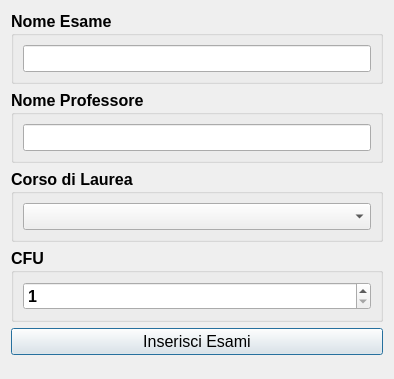
<?xml version="1.0" encoding="UTF-8"?>
<ui version="4.0">
 <class>segreteria_dialog_inserisci_esame</class>
 <widget class="QDialog" name="segreteria_dialog_inserisci_esame">
  <property name="geometry">
   <rect>
    <x>0</x>
    <y>0</y>
    <width>394</width>
    <height>379</height>
   </rect>
  </property>
  <property name="windowTitle">
   <string>StudiSync - Segreteria Inserisci Esame</string>
  </property>
  <layout class="QGridLayout" name="gridLayout">
   <item row="6" column="0">
    <spacer name="verticalSpacer_7">
     <property name="orientation">
      <enum>Qt::Vertical</enum>
     </property>
     <property name="sizeHint" stdset="0">
      <size>
       <width>20</width>
       <height>40</height>
      </size>
     </property>
    </spacer>
   </item>
   <item row="0" column="0">
    <spacer name="verticalSpacer_6">
     <property name="orientation">
      <enum>Qt::Vertical</enum>
     </property>
     <property name="sizeHint" stdset="0">
      <size>
       <width>10</width>
       <height>26</height>
      </size>
     </property>
    </spacer>
   </item>
   <item row="5" column="0">
    <widget class="QPushButton" name="InsertEsameButton">
     <property name="font">
      <font>
       <pointsize>12</pointsize>
      </font>
     </property>
     <property name="text">
      <string>Inserisci Esami</string>
     </property>
    </widget>
   </item>
   <item row="2" column="0">
    <widget class="QGroupBox" name="groupBox_2">
     <property name="font">
      <font>
       <pointsize>12</pointsize>
       <weight>75</weight>
       <bold>true</bold>
      </font>
     </property>
     <property name="title">
      <string>Nome Professore</string>
     </property>
     <layout class="QVBoxLayout" name="verticalLayout_2">
      <item>
       <widget class="QLineEdit" name="NomeProfessoreField">
        <property name="font">
         <font>
          <pointsize>12</pointsize>
          <weight>50</weight>
          <bold>false</bold>
         </font>
        </property>
        <property name="text">
         <string/>
        </property>
       </widget>
      </item>
     </layout>
    </widget>
   </item>
   <item row="3" column="0">
    <widget class="QGroupBox" name="groupBox_3">
     <property name="font">
      <font>
       <pointsize>12</pointsize>
       <weight>75</weight>
       <bold>true</bold>
      </font>
     </property>
     <property name="title">
      <string>Corso di Laurea</string>
     </property>
     <layout class="QVBoxLayout" name="verticalLayout_3">
      <item>
       <widget class="QComboBox" name="comboBoxLaurea"/>
      </item>
     </layout>
    </widget>
   </item>
   <item row="1" column="0">
    <widget class="QGroupBox" name="groupBox">
     <property name="font">
      <font>
       <pointsize>12</pointsize>
       <weight>75</weight>
       <bold>true</bold>
      </font>
     </property>
     <property name="title">
      <string>Nome Esame</string>
     </property>
     <layout class="QVBoxLayout" name="verticalLayout">
      <item>
       <widget class="QLineEdit" name="NomeEsameField">
        <property name="font">
         <font>
          <pointsize>12</pointsize>
          <weight>50</weight>
          <bold>false</bold>
         </font>
        </property>
        <property name="text">
         <string/>
        </property>
       </widget>
      </item>
     </layout>
    </widget>
   </item>
   <item row="4" column="0">
    <widget class="QGroupBox" name="groupBox_4">
     <property name="font">
      <font>
       <pointsize>12</pointsize>
       <weight>75</weight>
       <bold>true</bold>
      </font>
     </property>
     <property name="title">
      <string>CFU</string>
     </property>
     <layout class="QVBoxLayout" name="verticalLayout_5">
      <item>
       <widget class="QSpinBox" name="CFUSpinBox">
        <property name="minimum">
         <number>1</number>
        </property>
       </widget>
      </item>
     </layout>
    </widget>
   </item>
  </layout>
 </widget>
 <resources/>
 <connections/>
</ui>
